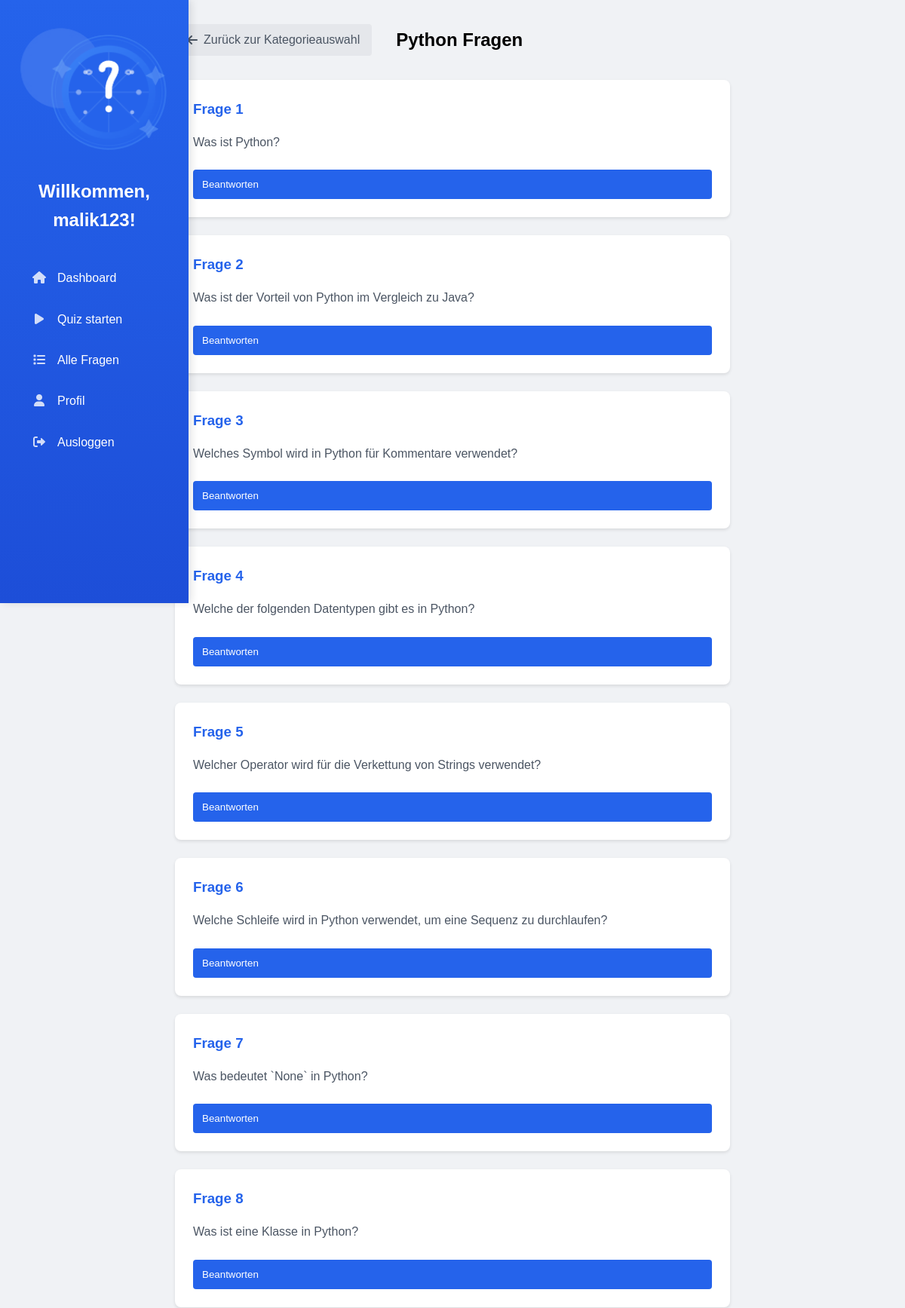
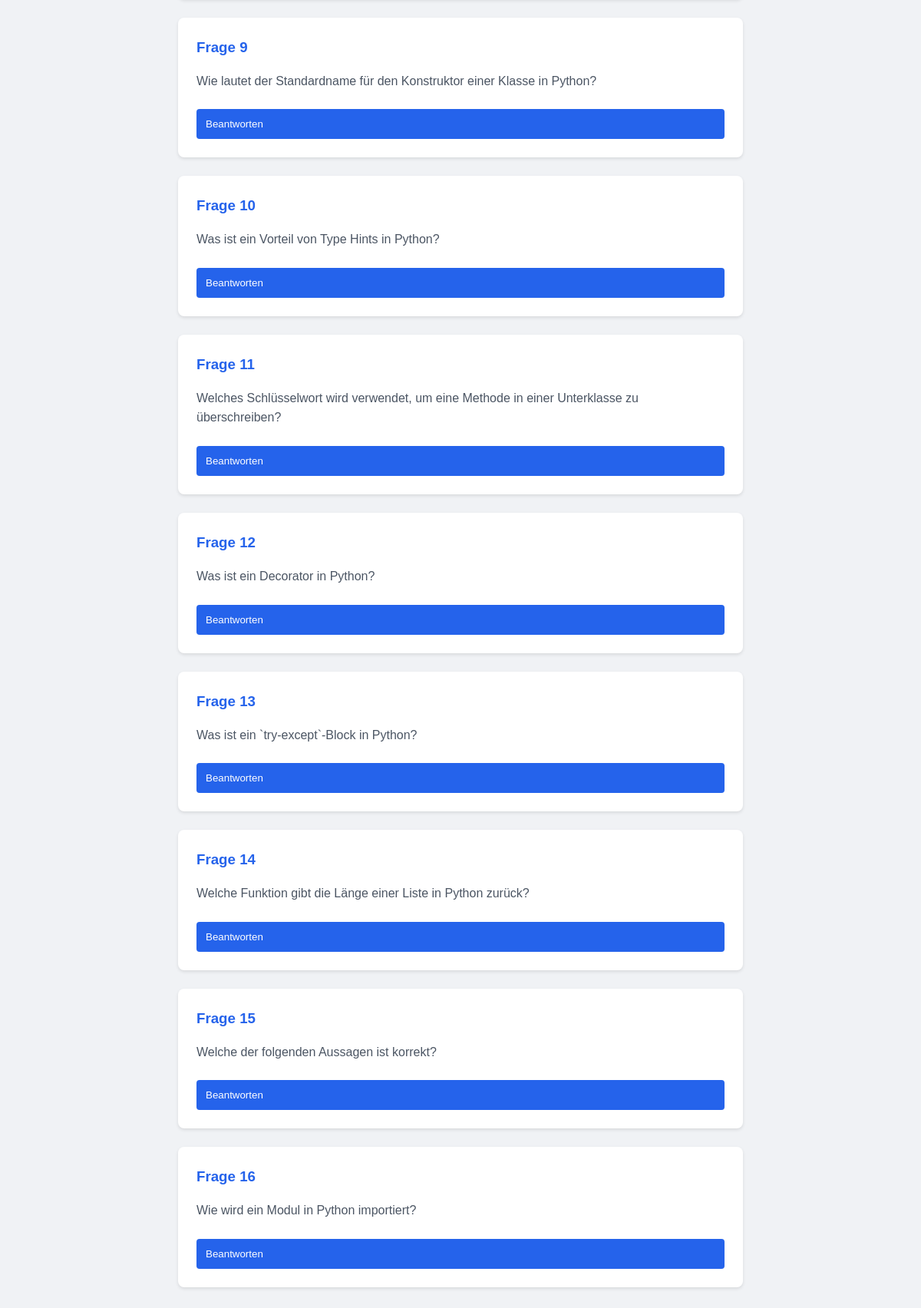
Page /all-questions/python (signed in) on the committed database (2 pictures, top to bottom).
### app.py (models this page shows)
class Quiz(db.Model):
    id = db.Column(db.Integer, primary_key=True)
    question = db.Column(db.String(500), nullable=False)
    correct_answer = db.Column(db.String(200), nullable=False)
    wrong_answer1 = db.Column(db.String(200), nullable=False)
    wrong_answer2 = db.Column(db.String(200), nullable=False)
    wrong_answer3 = db.Column(db.String(200), nullable=False)
    category = db.Column(db.String(50), nullable=False)

### app.py (the view)
    def wrapper(*args, **kwargs):
        if 'username' not in session:
            return redirect(url_for('login'))
        return f(*args, **kwargs)

### app.py (called while the page is built)
def login_required(f):
    def wrapper(*args, **kwargs):
        if 'username' not in session:
            return redirect(url_for('login'))
        return f(*args, **kwargs)
    wrapper.__name__ = f.__name__
    return wrapper

@app.route('/all-questions/<category>')
@login_required
def show_category_questions(category):
    questions = Quiz.query.filter_by(category=category).all()
    return render_template('all_questions.html',
                         username=session['username'],
                         category=category,
                         questions=questions)

@app.context_processor
def utility_processor():
    def get_user_results():
        if 'username' in session:
            user = User.query.filter_by(username=session['username']).first()
            if user is None:
                return []
            all_results = QuizResult.query.filter_by(user_id=user.id).order_by(QuizResult.date.desc()).all()
            return [result for result in all_results if len(json.loads(result.answers)) == 5]
        return []
    return dict(get_user_results=get_user_results)

### templates/all_questions.html (shortened to what this page needs)
<!DOCTYPE html>
<html>
<head>
    <link rel="stylesheet" href="{{ url_for('static', filename='css/base.css') }}">
    <link rel="stylesheet" href="{{ url_for('static', filename='css/components.css') }}">
    <link rel="stylesheet" href="{{ url_for('static', filename='css/sidebar.css') }}">
    <link rel="stylesheet" href="{{ url_for('static', filename='css/all_questions.css') }}">
    <link rel="stylesheet" href="https://cdnjs.cloudflare.com/ajax/libs/font-awesome/6.0.0/css/all.min.css">
</head>
<body class="dashboard-body">
    <div class="dashboard-container">
        {% include 'sidebar.html' %}
        <div class="main-content">
            <div class="questions-container">
                <div class="header-section">
                    <a href="{{ url_for('all_questions_categories') }}" class="back-button">
                        <i class="fas fa-arrow-left"></i> Zurück zur Kategorieauswahl
                    </a>
                    <h2>{{ category|capitalize }} Fragen</h2>
                </div>
                <div class="questions-list">
                    {% for question in questions %}
                    <div class="question-card">
                        <h3>Frage {{ loop.index }}</h3>
                        <p>{{ question.question }}</p>
                        <form action="{{ url_for('answer_single_question', question_id=question.id) }}" method="get">
                            <button type="submit" class="btn btn-primary">Beantworten</button>
                        </form>
                    </div>
                    {% endfor %}
                </div>
            </div>
        </div>
    </div>
</body>
</html>

### static/css/base.css (style rules this page uses)
* { margin: 0; padding: 0; box-sizing: border-box; }
body { font-family: Arial, sans-serif; line-height: 1.6; background-color: #f0f2f5; min-height: 100vh; }
a { text-decoration: none; color: inherit; }
.btn { border: none; border-radius: 8px; cursor: pointer; transition: all 0.3s ease; padding: 0.8rem 1.5rem; display: flex; align-items: center; gap: 0.5rem; }

### static/css/all_questions.css (style rules this page uses)
.questions-container { padding: 2rem; max-width: 800px; margin: 0 auto; }
.questions-list { display: grid; gap: 1.5rem; margin-top: 2rem; }
.question-card { background: white; border-radius: 8px; padding: 1.5rem; box-shadow: 0 2px 4px rgba(0,0,0,0.1); transition: transform 0.2s; }
.question-card h3 { color: #2563eb; margin-bottom: 1rem; }
.question-card p { margin-bottom: 1.5rem; color: #4b5563; }
.question-card button { width: 100%; padding: 0.75rem; background: #2563eb; color: white; border: none; border-radius: 4px; cursor: pointer; transition: background-color 0.2s; }
.header-section { display: flex; align-items: center; margin-bottom: 2rem; gap: 2rem; }
.back-button { display: inline-flex; align-items: center; padding: 0.5rem 1rem; background-color: #e5e7eb; color: #4b5563; text-decoration: none; border-radius: 4px; transition: all 0.2s; }
.back-button i { margin-right: 0.5rem; }

### rows in the picture
Quiz: question "Was ist Python?"
Quiz: question "Was ist der Vorteil von Python im Vergleich zu Java?"
Quiz: question "Welches Symbol wird in Python für Kommentare verwendet?"
Quiz: question "Welche der folgenden Datentypen gibt es in Python?"
Quiz: question "Welcher Operator wird für die Verkettung von Strings verwendet?"
Quiz: question "Welche Schleife wird in Python verwendet, um eine Sequenz zu durchlaufen?"
Quiz: question "Was bedeutet `None` in Python?"
Quiz: question "Was ist eine Klasse in Python?"
Quiz: question "Wie lautet der Standardname für den Konstruktor einer Klasse in Python?"
Quiz: question "Was ist ein Vorteil von Type Hints in Python?"
Quiz: question "Welches Schlüsselwort wird verwendet, um eine Methode in einer Unterklasse zu überschreiben?"
Quiz: question "Was ist ein Decorator in Python?"
Quiz: question "Was ist ein `try-except`-Block in Python?"
Quiz: question "Welche Funktion gibt die Länge einer Liste in Python zurück?"
Quiz: question "Welche der folgenden Aussagen ist korrekt?"
Quiz: question "Wie wird ein Modul in Python importiert?"

### other values in the picture
{{ username }} "malik123"
{{ category|capitalize }} "Python"
